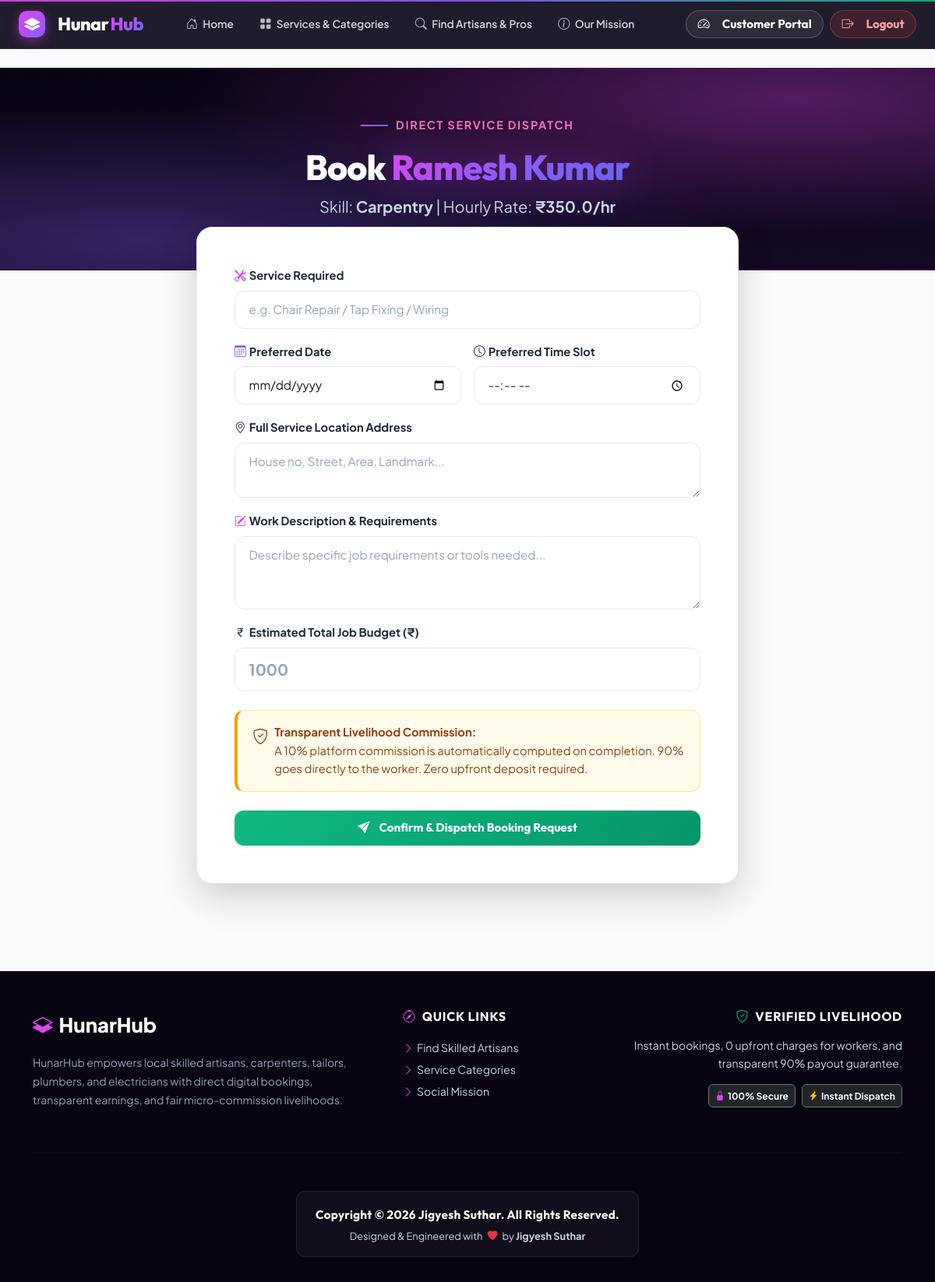
Screenshot of /book/67 (signed in) with the database file from the repository.
### tables this page shows
CREATE TABLE users (
        id INTEGER PRIMARY KEY AUTOINCREMENT,
        name TEXT NOT NULL,
        email TEXT UNIQUE NOT NULL,
        phone TEXT NOT NULL,
        password_hash TEXT NOT NULL,
        role TEXT NOT NULL CHECK(role IN ('customer', 'worker', 'admin')),
        city TEXT,
        area TEXT,
        address TEXT,
        created_at DATETIME DEFAULT CURRENT_TIMESTAMP
    );

CREATE TABLE workers (
        id INTEGER PRIMARY KEY AUTOINCREMENT,
        user_id INTEGER UNIQUE NOT NULL,
        primary_skill TEXT NOT NULL,
        additional_skills TEXT,
        experience_years INTEGER DEFAULT 0,
        about TEXT,
        price_per_hour REAL DEFAULT 0.0,
        working_hours TEXT,
        verification_status TEXT DEFAULT 'Pending' CHECK(verification_status IN ('Pending', 'Verified', 'Rejected')),
        rating REAL DEFAULT 0.0,
        completed_jobs INTEGER DEFAULT 0,
        FOREIGN KEY (user_id) REFERENCES users (id) ON DELETE CASCADE
    );

### app.py (the view, shortened to what this page needs)
@app.route('/book/<int:worker_id>', methods=['GET', 'POST'])
@login_required
def book_worker(worker_id):
    db = get_db()
    worker = db.execute('''
        SELECT w.*, u.name as worker_name, u.city, u.area
        FROM workers w
        JOIN users u ON w.user_id = u.id
        WHERE w.id = ?
    ''', (worker_id,)).fetchone()
    if not worker:
        flash('Worker not found.', 'danger')
        return redirect(url_for('workers'))
    return render_template('book.html', worker=worker)

### app.py (called while the page is built)
def get_db():
    if 'db' not in g:
        g.db = sqlite3.connect(DATABASE)
        g.db.row_factory = sqlite3.Row
    return g.db

def login_required(f):
    @wraps(f)
    def decorated_function(*args, **kwargs):
        if 'user_id' not in session:
            flash('Please log in to access this page.', 'warning')
            return redirect(url_for('login'))
        return f(*args, **kwargs)
    return decorated_function

@app.before_request
def load_logged_in_user():
    user_id = session.get('user_id')
    if user_id is None:
        g.user = None
        g.notifications = []
    else:
        db = get_db()
        g.user = db.execute('SELECT * FROM users WHERE id = ?', (user_id,)).fetchone()
        g.notifications = db.execute(
            'SELECT * FROM notifications WHERE user_id = ? ORDER BY created_at DESC LIMIT 5',
            (user_id,)
        ).fetchall()

### templates/book.html
{% extends 'base.html' %}
{% block content %}
<div class="page-header text-center">
  <div class="container">
    <div class="hero-eyebrow animate-fade-in" style="justify-content: center;">
      Direct Service Dispatch
    </div>
    <h1 class="hero-title animate-fade-in mb-2" style="font-size: 2.8rem;">
      Book <span>{{ worker.worker_name }}</span>
    </h1>
    <p class="hero-subtitle animate-fade-in mb-0" style="max-width: 600px;">
      Skill: <strong>{{ worker.primary_skill }}</strong> | Hourly Rate: <strong class="text-emerald">₹{{ worker.price_per_hour }}/hr</strong>
    </p>
  </div>
</div>
<div class="container overlap-container" style="max-width: 720px;">
  <div class="card p-4 p-md-5 shadow-lg">
    <form method="POST">
      <div class="mb-3">
        <label class="form-label"><i class="bi bi-tools me-1" style="color: #d946ef;"></i>Service Required</label>
        <input type="text" name="service_name" class="form-control" placeholder="e.g. Chair Repair / Tap Fixing / Wiring" required>
      </div>
      <div class="row g-3 mb-3">
        <div class="col-md-6">
          <label class="form-label"><i class="bi bi-calendar3 me-1" style="color: #8b5cf6;"></i>Preferred Date</label>
          <input type="date" name="booking_date" class="form-control" required>
        </div>
        <div class="col-md-6">
          <label class="form-label"><i class="bi bi-clock me-1 text-amber"></i>Preferred Time Slot</label>
          <input type="time" name="booking_time" class="form-control" required>
        </div>
      </div>
      <div class="mb-3">
        <label class="form-label"><i class="bi bi-geo-alt me-1 text-emerald"></i>Full Service Location Address</label>
        <textarea name="address" class="form-control" rows="2" placeholder="House no, Street, Area, Landmark..." required></textarea>
      </div>
      <div class="mb-3">
        <label class="form-label"><i class="bi bi-pencil-square me-1" style="color: #d946ef;"></i>Work Description & Requirements</label>
        <textarea name="work_description" class="form-control" rows="3" placeholder="Describe specific job requirements or tools needed..."></textarea>
      </div>
      <div class="mb-4">
        <label class="form-label"><i class="bi bi-currency-rupee me-1 text-amber"></i>Estimated Total Job Budget (₹)</label>
        <input type="number" step="10" name="estimated_budget" class="form-control fs-5 fw-bold" placeholder="1000" required>
      </div>
      <div class="demo-banner mb-4">
        <div class="d-flex align-items-start gap-2">
          <i class="bi bi-shield-check fs-5 text-amber"></i>
          <div>
            <strong>Transparent Livelihood Commission:</strong><br>
            A 10% platform commission is automatically computed on completion. 90% goes directly to the worker. Zero upfront deposit required.
          </div>
        </div>
      </div>
      <button type="submit" class="btn btn-success btn-lg w-100 shadow-sm">
        <i class="bi bi-send-fill me-1"></i>Confirm & Dispatch Booking Request
      </button>
    </form>
  </div>
</div>
{% endblock %}

### static/css/style.css (style rules this page uses)
:root { --hero-bg: #090412; --hero-bg-alt: #130924; --bg-main: #f8fafc; --bg-card: #ffffff; --border-light: #e2e8f0; --border-hover: rgba(217, 70, 239, 0.4); --magenta: #d946ef; --magenta-dark: #c026d3; --purple: #8b5cf6; --indigo: #6366f1; --emerald: #10b981; --amber: #f59e0b; --text-dark: #0f172a; --text-main: #334155; --text-muted: #64748b; --gradient-magenta: linear-gradient(135deg, #d946ef 0%, #8b5cf6 50%, #6366f1 100%); --gradient-dark-hero: radial-gradient(at 85% 15%, rgba(217, 70, 239, 0.35) 0px, transparent 55%), radial-gradient(at 15% 85%, rgba(139, 92, 246, 0.3) 0px, transparent 55%), linear-gradient(180deg, #090412 0%, #130924 100%); }
* { box-sizing: border-box; }
html { scroll-behavior: smooth; }
body { min-height: 100vh; margin: 0; background-color: var(--bg-main); color: var(--text-main); font-family: 'Plus Jakarta Sans', sans-serif; line-height: 1.6; }
h1, h2, h3, h4, h5, h6, .navbar-brand { font-family: 'Outfit', sans-serif; letter-spacing: -0.02em; font-weight: 700; }
.animate-fade-in { animation: fadeInUp 0.6s cubic-bezier(0.16, 1, 0.3, 1) forwards; }
.hero-eyebrow { display: inline-flex; align-items: center; gap: 0.6rem; color: #f472b6; font-weight: 700; font-size: 0.9rem; text-transform: uppercase; letter-spacing: 0.12em; margin-bottom: 1rem; }
.hero-eyebrow::before { content: ''; display: inline-block; width: 35px; height: 2px; background: var(--gradient-magenta); }
.hero-title { font-size: 3.6rem; font-weight: 800; line-height: 1.15; color: #ffffff; margin-bottom: 1.4rem; }
.hero-title span { background: var(--gradient-magenta); -webkit-background-clip: text; -webkit-text-fill-color: transparent; filter: drop-shadow(0 0 25px rgba(217, 70, 239, 0.4)); }
.hero-subtitle { font-size: 1.25rem; color: #cbd5e1; max-width: 750px; margin: 0 auto 2.5rem; line-height: 1.7; }
.page-header { background: var(--gradient-dark-hero); padding: 3.5rem 0 4rem; color: #ffffff; border-bottom: 1px solid rgba(217, 70, 239, 0.2); margin-bottom: 0; }
.page-header h1 { color: #ffffff; font-size: 2.6rem; }
.page-header p { color: #cbd5e1; }
.overlap-container { margin-top: -3.5rem; position: relative; z-index: 10; }
.card { background: var(--bg-card) !important; border: 1px solid var(--border-light) !important; border-radius: 20px !important; color: var(--text-main); box-shadow: 0 10px 30px rgba(9, 4, 18, 0.08); transition: all 0.35s cubic-bezier(0.16, 1, 0.3, 1) !important; overflow: hidden; }
.btn { font-family: 'Outfit', sans-serif; font-weight: 700; padding: 0.7rem 1.6rem; border-radius: 12px; transition: all 0.3s cubic-bezier(0.16, 1, 0.3, 1); display: inline-flex; align-items: center; justify-content: center; gap: 0.5rem; font-size: 0.95rem; }
.btn-success { background: linear-gradient(135deg, #10b981 0%, #059669 100%) !important; border: none !important; color: #ffffff !important; box-shadow: 0 4px 15px rgba(16, 185, 129, 0.3); }
.form-control, .form-select { background: #ffffff !important; border: 1.5px solid #e2e8f0 !important; border-radius: 12px !important; color: var(--text-dark) !important; padding: 0.75rem 1.1rem !important; font-size: 0.95rem; transition: all 0.25s ease !important; }
.form-label { color: #1e293b; font-weight: 700; font-size: 0.92rem; margin-bottom: 0.45rem; }
.form-control::placeholder { color: #94a3b8 !important; }
.demo-banner { background: #fffbeb !important; border: 1px solid #fde68a !important; border-left: 4px solid #f59e0b !important; border-radius: 12px; padding: 1rem 1.2rem; color: #92400e; font-size: 0.92rem; }

### rows the page displays
users: worker_name "Ramesh Kumar"
workers: primary_skill "Carpentry", price_per_hour "350.0"
